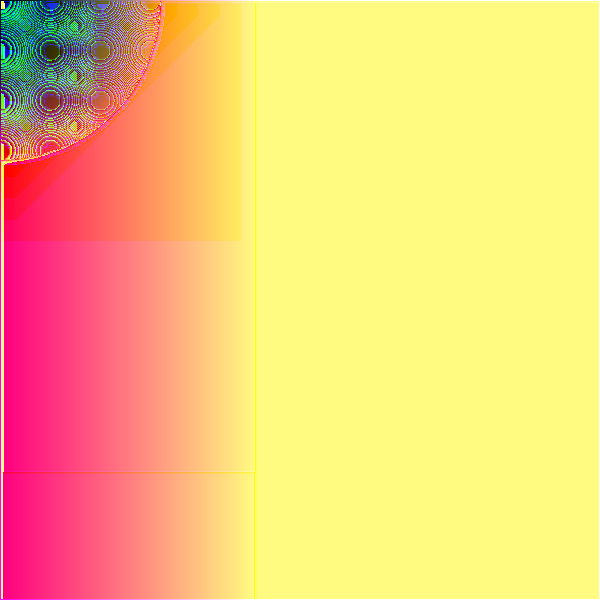
Frame 1 (no input)
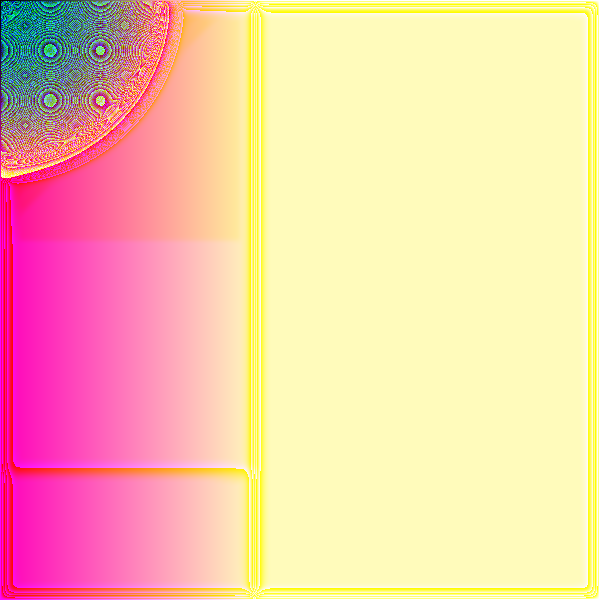
Frame 60 (the mouse pressed at the canvas centre just before this capture)
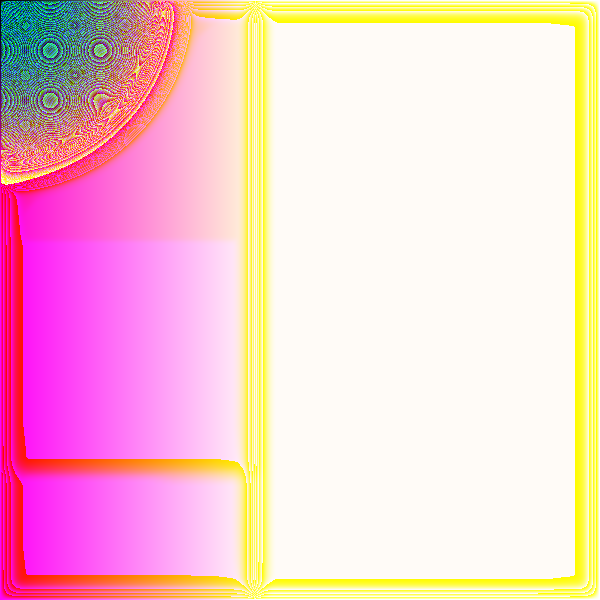
Frame 120 (the mouse held since frame 60 and released just before this capture)

The Processing sketch that drew these frames (run headless with seeded random() and noise(); from frame 60 on, the mouse is pressed at the canvas centre):

// Processing sketch: processing_57840
// ── processing_57840.pde

//convolution de jacques maire
 
//point de départ "exploratory convolution" :Bogdan Vera.
 
/*http://www.openprocessing.org/sketch/57300
  
 */

PImage gfxImage;

void setup()
{
    
     size(600, 600);
     frameRate(160);
     gfxImage = createImage(width, height, RGB);
     gfxImage.loadPixels();
     for (int x = 0; x< width; x++)
          for (int y = 0; y< height; y++)
          {
                  float sx = tan(((float)x/(float)width));
               float cx = tan(((float)y/(float)width));
               gfxImage.pixels[y*width + x] =
                    color((sq(x)+sq(y))*0.01,(x+cx), y+x,20 ); }
     gfxImage.updatePixels();
}
 

 
void draw()
{
     background(0, 0, 255);
     gfxImage.loadPixels();
     for (int x = 1; x< width-1; x++)
          for (int y = 1; y< height-1; y++)
          {
               gfxImage.pixels[y*width + x] =  (int)((
               gfxImage.pixels[y*width + x] +
                    gfxImage.pixels[y*width + x-1] +
                    gfxImage.pixels[y*width + x+1] +
                    gfxImage.pixels[(y-1)*width + x] +
                    gfxImage.pixels[(y+1)*width + x] ) / (5.00001) );
          }
     gfxImage.updatePixels();
 
     image(gfxImage, 0, 0);
}
